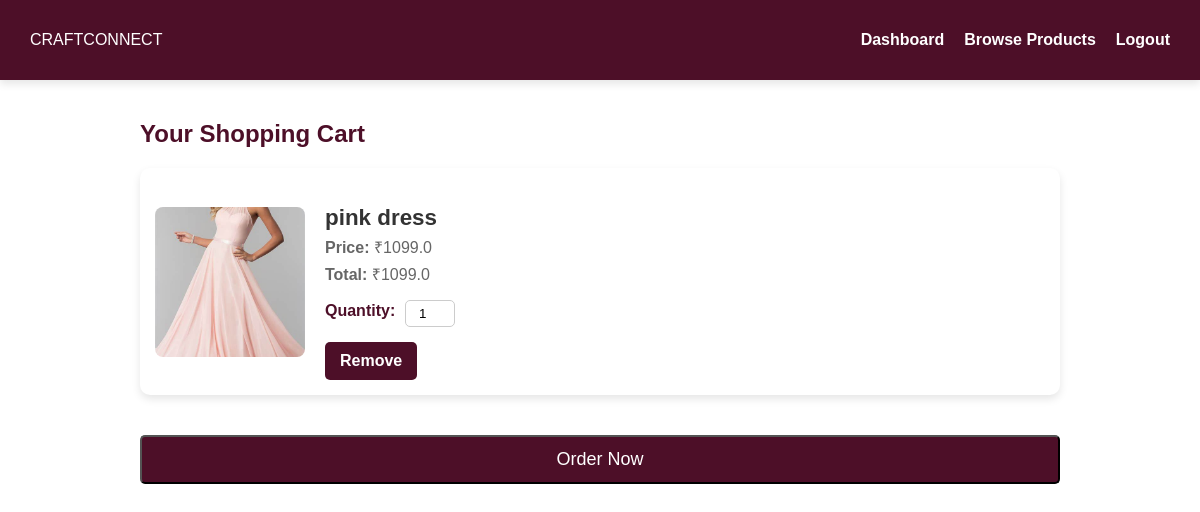
/cart (signed in), run on the app's committed database.
### tables this page shows
CREATE TABLE cart (
            id INTEGER PRIMARY KEY AUTOINCREMENT,
            user_id INTEGER NOT NULL,
            product_id INTEGER NOT NULL,
            quantity INTEGER NOT NULL DEFAULT 1,
            FOREIGN KEY (user_id) REFERENCES users (id),
            FOREIGN KEY (product_id) REFERENCES products (id)
        );

CREATE TABLE products (
            id INTEGER PRIMARY KEY AUTOINCREMENT,
            name TEXT NOT NULL,
            description TEXT NOT NULL,
            price REAL NOT NULL,
            image TEXT NOT NULL,
            manufacturer_id INTEGER, approved INTEGER DEFAULT 0, category TEXT, stock_limit INTEGER DEFAULT NULL, size_chart TEXT,
            FOREIGN KEY (manufacturer_id) REFERENCES users (id)
        );

### app.py (the view)
@app.route('/cart')
def cart():
    if "user_id" not in session:
        return redirect(url_for("login"))
    user_id = session["user_id"]
    conn = sqlite3.connect("craftconnect.db")
    cursor = conn.cursor()
    cursor.execute("""
        SELECT products.id, products.name, products.price, cart.quantity, products.image
        FROM cart
        JOIN products ON cart.product_id = products.id
        WHERE cart.user_id=?
    """, (user_id,))
    cart_items = cursor.fetchall()
    conn.close()
    return render_template("cart.html", cart_items=cart_items)

### templates/cart.html (shortened to what this page needs)
<!DOCTYPE html>
<html lang="en">
<head>
    <link rel="stylesheet" href="{{ url_for('static', filename='css/styles.css') }}">
</head>
<body>
    <nav class="navbar">
        <div class="logo">CRAFTCONNECT</div>
        <ul class="nav-links">
            <li><a href="{{ url_for('customer_dashboard') }}">Dashboard</a></li>
            <li><a href="{{ url_for('browse_products') }}">Browse Products</a></li>
            <li><a href="{{ url_for('logout') }}">Logout</a></li>
        </ul>
    </nav>
    <section class="cart-container">
        <h2>Your Shopping Cart</h2>
        {% if cart_items %}
            {% for item in cart_items %}
            <div class="cart-item">
                <img src="{{ url_for('static', filename='uploads/' + item[4]) }}" class="cart-img">
                <div class="cart-details">
                    <h3>{{ item[1] }}</h3>
                    <p><strong>Price:</strong> ₹{{ item[2] }}</p>
                    <p><strong>Total:</strong> ₹{{ item[2] * item[3] }}</p>
                    <form action="{{ url_for('update_cart_quantity', product_id=item[0]) }}" method="POST" class="quantity-container">
                        <label><strong>Quantity:</strong></label>
                        <input type="number" name="quantity" value="{{ item[3] }}" min="1" onchange="this.form.submit()">
                    </form>
                    <div class="button-container">
                        <form action="{{ url_for('remove_from_cart', product_id=item[0]) }}" method="POST">
                            <button type="submit" class="remove-btn">Remove</button>
                        </form>
                    </div>
                </div>
            </div>
            {% endfor %}
            <div class="order-now-container">
                <form action="{{ url_for('checkout') }}" method="POST">
                    <button type="submit" class="button">Order Now</button>
                </form>
            </div>
        {% else %}
            <p>Your cart is empty.</p>
        {% endif %}
    </section>
</body>
</html>

### static/css/styles.css (style rules this page uses)
body { margin: 0; padding: 0; overflow-x: hidden; font-family: Arial, sans-serif; background: white; color: #4D0F28; min-height: 100vh; box-sizing: border-box; width:100%; max-width: 100%; }
.navbar { display: flex; justify-content: space-between; align-items: center; padding: 15px 30px; background: #4D0F28; color: white; box-shadow: 0px 4px 8px rgba(0, 0, 0, 0.1); max-width: 100%; flex-wrap: wrap; }
.nav-links { list-style: none; display: flex; gap: 20px; }
.nav-links a { text-decoration: none; color: white; font-size: 16px; font-weight: bold; transition: color 0.3s ease; }
.button { display: inline-block; margin-top: 20px; padding: 12px 20px; font-size: 18px; background: #4D0F28; color: white; text-decoration: none; border-radius: 5px; transition: 0.3s ease; }
* { outline: none; box-sizing: border-box; max-width: 100vw; }
input, button { width: 100%; padding: 10px; margin-top: 5px; }

### templates/cart.html (style rules this page uses)
.cart-container { width: 80%; margin: auto; padding: 20px; }
.cart-item { display: flex; align-items: center; border-radius: 10px; padding: 15px; margin-bottom: 20px; background-color: #fff; box-shadow: 0px 4px 8px rgba(0, 0, 0, 0.1); }
.cart-img { width: 150px; height: 150px; object-fit: cover; border-radius: 8px; margin-right: 20px; }
.cart-details { flex: 1; }
.cart-details h3 { margin-bottom: 5px; font-size: 1.4em; color: #333; }
.cart-details p { margin: 5px 0; font-size: 1em; color: #666; }
.quantity-container { display: flex; align-items: center; margin: 10px 0; }
.quantity-container input { width: 50px; text-align: center; padding: 5px; margin-left: 10px; border-radius: 5px; border: 1px solid #ccc; }
.button-container { display: flex; gap: 10px; margin-top: 10px; }
.remove-btn, .order-btn { flex: 1; text-align: center; padding: 10px 15px; border: none; cursor: pointer; border-radius: 5px; font-size: 1em; font-weight: bold; transition: 0.3s ease; }
.remove-btn { background-color: #4D0F28; color: white; }

### data on the page
cart: image (picture), name "pink dress", price "1099.0", item[2]*item[3] "1099.0", quantity "1"
